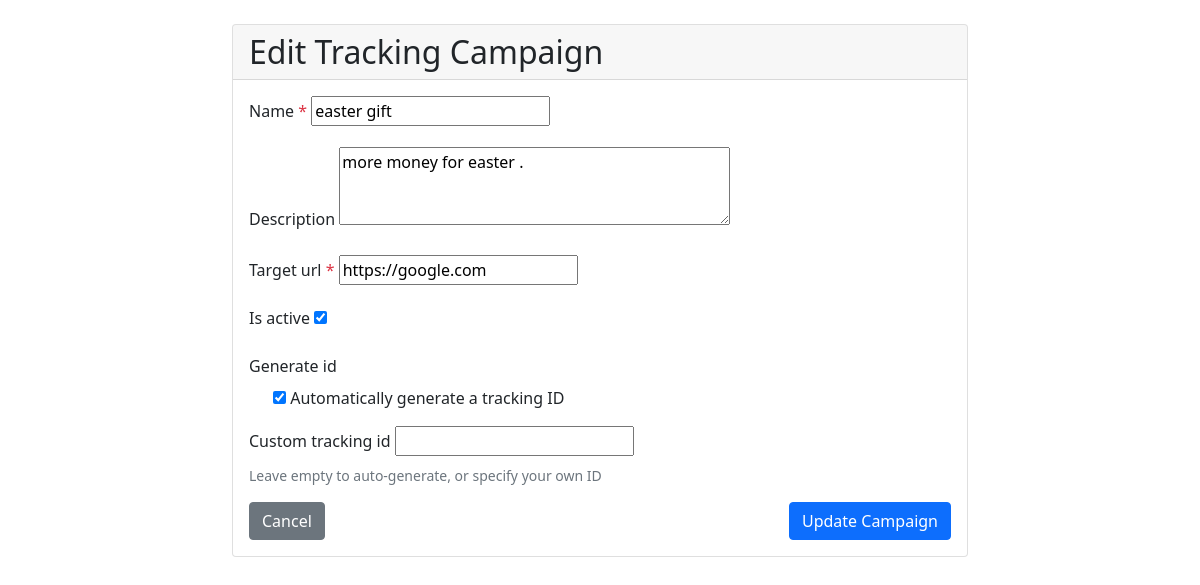
The page /campaigns/2/edit/ on the database its author committed.
### tracking/models.py (models this page shows, shortened)
class TrackingCampaign(models.Model):
    name = models.CharField(max_length=200)
    tracking_id = models.CharField(max_length=100, unique=True)
    description = models.TextField(blank=True)
    target_url = models.URLField(default='https://google.com')
    is_active = models.BooleanField(default=True)
    created_at = models.DateTimeField(auto_now_add=True)

### tracking/views.py (the view, shortened to what this page needs)
# urls.py: path('campaigns/<int:pk>/edit/', views.CampaignUpdateView.as_view(), name='campaign_edit'),
class CampaignUpdateView(UpdateView):
    model = TrackingCampaign
    form_class = TrackingCampaignForm
    template_name = 'tracking/campaign_form.html'
    success_url = reverse_lazy('tracking:campaign_list')

### tracking/forms.py (shortened to what this page needs)
class TrackingCampaignForm(forms.ModelForm):
    generate_id = forms.BooleanField(
        required=False,
        initial=True,
        help_text="Automatically generate a tracking ID"
    )
    custom_tracking_id = forms.CharField(
        required=False,
        max_length=100,
        help_text="Leave empty to auto-generate, or specify your own ID"
    )
    class Meta:
        model = TrackingCampaign
        fields = ['name', 'description', 'target_url', 'is_active']
        widgets = {
            'description': forms.Textarea(attrs={'rows': 3}),
            'target_url': forms.URLInput(attrs={'placeholder': 'https://example.com'}),
        }

### tracking/templates/tracking/campaign_form.html (shortened to what this page needs)
<!DOCTYPE html>
<html>
<head>
    <link href="https://cdn.jsdelivr.net/npm/bootstrap@5.1.3/dist/css/bootstrap.min.css" rel="stylesheet">
</head>
<body>
    <div class="container mt-4">
        <div class="row justify-content-center">
            <div class="col-md-8">
                <div class="card">
                    <div class="card-header">
                        <h2 class="mb-0">{% if form.instance.pk %}Edit{% else %}Create{% endif %} Tracking Campaign</h2>
                    </div>
                    <div class="card-body">
                        <form method="post">
                            {% for field in form %}
                            <div class="mb-3">
                                <label for="{{ field.id_for_label }}" class="form-label">
                                    {{ field.label }}
                                    {% if field.field.required %}<span class="text-danger">*</span>{% endif %}
                                </label>
                                {% if field.name == 'generate_id' %}
                                    <div class="form-check mb-2">
                                        {{ field }}
                                        <label class="form-check-label" for="{{ field.id_for_label }}">
                                            {{ field.help_text }}
                                        </label>
                                    </div>
                                {% elif field.name == 'custom_tracking_id' %}
                                    {{ field }}
                                    {% if field.help_text %}
                                        <div class="form-text">{{ field.help_text }}</div>
                                    {% endif %}
                                {% else %}
                                    {{ field }}
                                {% endif %}
                            </div>
                            {% endfor %}
                            <div class="d-flex justify-content-between">
                                <a href="{% url 'tracking:campaign_list' %}" class="btn btn-secondary">Cancel</a>
                                <button type="submit" class="btn btn-primary">
                                    {% if form.instance.pk %}Update{% else %}Create{% endif %} Campaign
                                </button>
                            </div>
                        </form>
                    </div>
                </div>
            </div>
        </div>
    </div>
</body>
</html>

### rows shown on the page
TrackingCampaign: form "easter gift" "more money for easter ." "https://google.com" "☑"

### other values the page prints
{{ field.label }} "Name" "Description" "Target url" "Is active" "Generate id" "Custom tracking id"
{{ field.help_text }} "Automatically generate a tracking ID"
{{ field.help_text }} "Leave empty to auto-generate, or specify your own ID"
